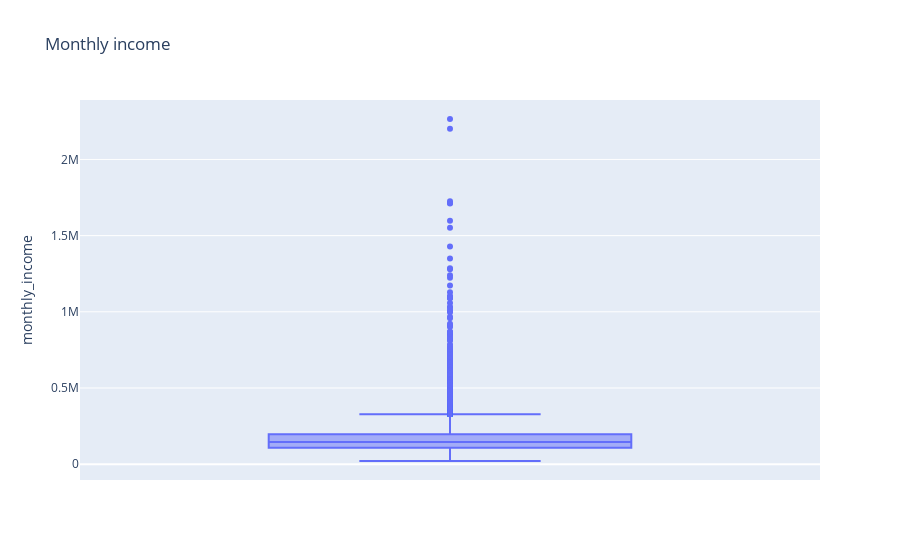

Notebook code cell kept with this figure:
### Markdown cell above
#### 3.5.1.7  Ежемесячный доход

### Code cell
monthly_income = px.box(df, y='monthly_income', title='Мonthly income')
monthly_income.show()

### Figure 1 — Plotly figure (JSON) as saved in the notebook; plotly's stock layout.template omitted (floating-point values rounded to 4 significant figures; data arrays with more than 128 entries replaced by an {"elided": "..."} marker saying what was removed)
{"data": [{"alignmentgroup": "True", "hovertemplate": "monthly_income=%{y}<extra></extra>", "legendgroup": "", "marker": {"color": "#636efa"}, "name": "", "notched": false, "offsetgroup": "", "orientation": "v", "showlegend": false, "type": "box", "x0": " ", "xaxis": "x", "y": {"elided": "21471 float values"}, "y0": " ", "yaxis": "y"}], "layout": {"boxmode": "group", "legend": {"tracegroupgap": 0}, "title": {"text": "Мonthly income"}, "xaxis": {"anchor": "y", "domain": [0, 1]}, "yaxis": {"anchor": "x", "domain": [0, 1], "title": {"text": "monthly_income"}}}}
